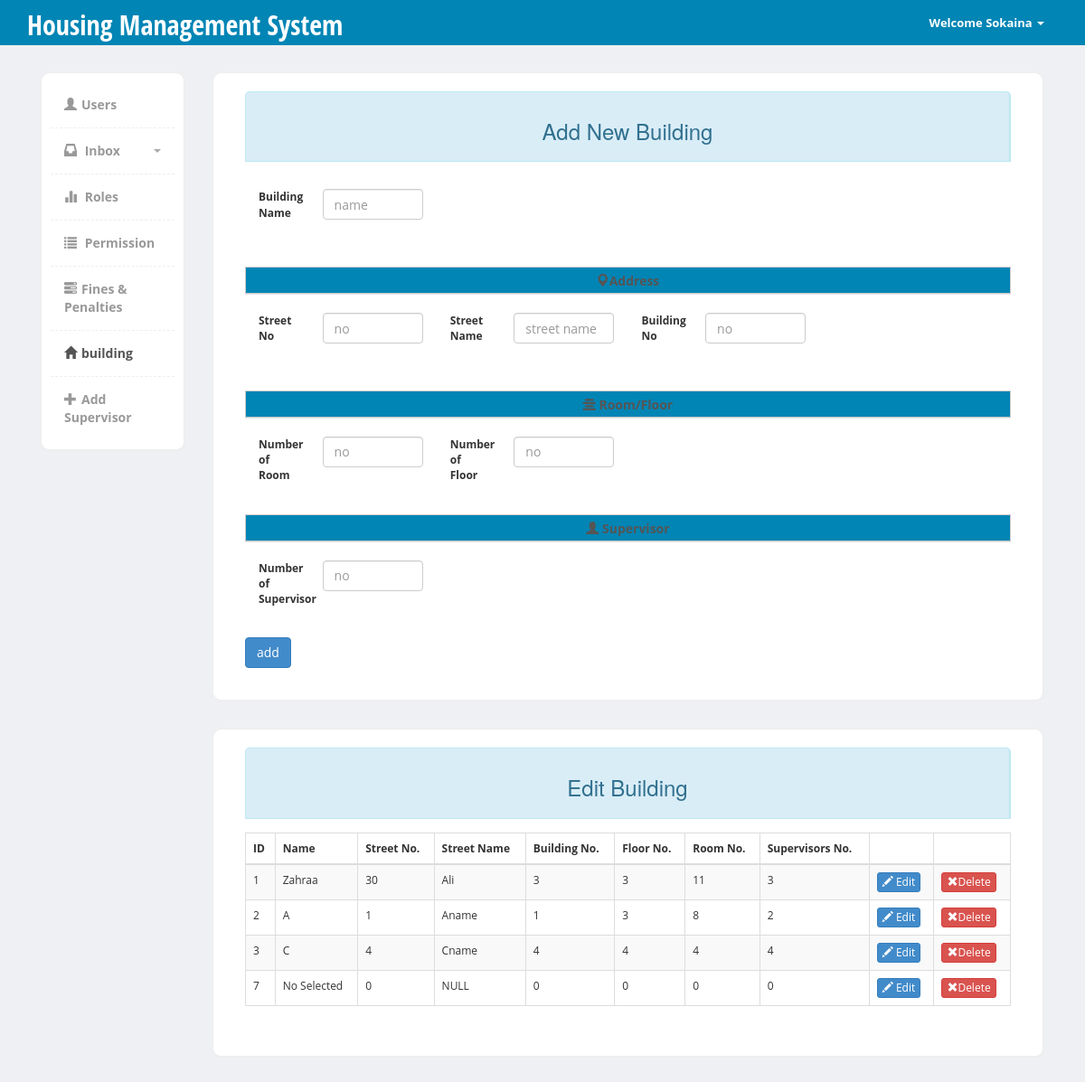
The app's page /sys/HD/body_success_building.php (signed in) with its own data.
### tables this page shows
CREATE TABLE IF NOT EXISTS `building` (
  `b_id` int(3) NOT NULL AUTO_INCREMENT,
  `b_name` varchar(30) NOT NULL,
  `street_no` int(3) NOT NULL,
  `street_name` varchar(30) NOT NULL,
  `building_no` int(3) NOT NULL,
  `floor_no` int(3) NOT NULL,
  `room_no` int(3) NOT NULL,
  `sup_no` int(3) NOT NULL,
  PRIMARY KEY (`b_id`)
);

### sys/HD/body_success_building.php (called while the page is built, shortened)
<?php
include('body/header.inc');
include ('body/b_add_check.inc');
include ('body/footer.inc');
?>

### sys/HD/body/body_building.inc (the view, shortened to what this page needs)
    <link href="https://code.jquery.com/ui/1.10.3/themes/redmond/jquery-ui.css" rel="stylesheet" media="screen">
<div class="page-content">
    	<div class="row">
		  <div class="col-md-2">
		  	<div class="sidebar content-box" style="display: block;">
                <ul class="nav">
                    <li ><a href="users.php"><i class="glyphicon glyphicon-user"></i>Users</a></li>
                     <li class="submenu" >
                           <a href="#">
                            <i class="glyphicon glyphicon-inbox"></i> Inbox
                            <span class="caret pull-right"></span>
                           </a>
                        </li>
                    <li><a href="role.php"><i class="glyphicon glyphicon-stats"></i> Roles</a></li>
                     <li ><a href="permission.php"><i class="glyphicon glyphicon-list"></i> Permission</a></li>
					 <li ><a href="fines_penalties.php"><i class="glyphicon glyphicon-tasks"></i>Fines & Penalties </a></li>
					<li class="current"><a href="building.php"><i class="glyphicon glyphicon-home"></i>building </a></li>
		              <li  ><a href="add_sup.php"><i class="glyphicon glyphicon-plus"></i>Add Supervisor</a></li>
                </ul>
             </div>
		  </div>
		  <div class="col-md-10">
  			<div class="content-box-large">
	     <div class="col-md-12 panel-info">
			  			<div class="content-box-header panel-heading"><p><h3><center>Add New Building </center></h3></p></div></div>
  				<div class="panel-body">
  					<div class="table-responsive">
  					 <form method="post" action="body_success_building.php">
					                  <div class="form-group">
											<label class="col-sm-1 control-label" for="text-field">Building Name</label>
											<div class="col-md-2">
												<input class="form-control" name="b_name"  id="b_name" placeholder="name" type="text" required="">
											</div>
										</div><br/><br/><br/>
										<br/><br/><span style="background-color:#0085b5" class="input-group-addon"><i class="glyphicon glyphicon-map-marker"></i><strong >Address</strong> </span><legend></legend>
										<div class="form-group">
											<label class="col-sm-1 control-label" for="text-field">Street No</label>
											<div class="col-md-2">
												<input class="form-control" name="street_no"  id="street_no" placeholder="no" type="number" min="0" required="">
											</div>
										</div>
                                  <div class="form-group">
											<label class="col-sm-1 control-label" for="text-field">Street Name</label>
											<div class="col-md-2">
												<input class="form-control" name="street_name"  id="street_name" placeholder="street name" type="text" required="">
											</div>
										</div>
                                    <div class="form-group">
											<label class="col-sm-1 control-label" for="text-field">Building No</label>
											<div class="col-md-2">
												<input class="form-control" name="building_no"  id="building_no" placeholder="no" type="number" min="0" required="">
											</div>
										</div>
										<br/><br/><br/>
                                       <br/><br/> <span style="background-color:#0085b5" class="input-group-addon"><i class="glyphicon glyphicon-align-center"></i><strong> Room/Floor</strong></span><legend></legend>
										<label class="col-sm-1 control-label" for="text-field">Number of Room</label>
											<div class="col-md-2">
												<input class="form-control" name="room_no"  id="room_no" placeholder="no" type="number" min="0" required="">
											</div>
										</div>
										<label class="col-sm-1 control-label" for="text-field">Number of Floor</label>
											<div class="col-md-2">
												<input class="form-control" name="floor_no"  id="floor_no" placeholder="no" type="number" min="0" required="">
											</div><br/><br/><br/>
		             								<br/><br/> <span style="background-color:#0085b5" class="input-group-addon"><i class="glyphicon glyphicon-user"></i><strong> Supervisor</strong></span><legend></legend>
										<label class="col-sm-1 control-label" for="text-field">Number of Supervisor</label>
											<div class="col-md-2">
												<input class="form-control" name="sup_no"  id="sup_no" placeholder="no" type="number" min="0" required="">
											</div>
			  					<br/><br/>
					<br/><br/><br/>
					<input name="user_submit" id="user_submit" type="submit" value="add" class="btn btn-primary"/>
					</div>
  			             </div>
						 	<div class="content-box-large">
	     <div class="col-md-12 panel-info">
			  			<div class="content-box-header panel-heading"><p><h3><center>Edit Building </center></h3></p></div></div>
  				<div class="panel-body">
  					<div class="table-responsive">
  					<form method="post" action="body_success_edit_building.php">
					<table cellpadding="0" cellspacing="0" border="0" class="table table-striped table-bordered" id="example">
						 <thead>
							<tr>
							    <th>ID</th>
								<th>Name</th>
								<th>Street No.</th>
								<th>Street Name</th>
								<th>Building No.</th>
								<th>Floor No.</th>
								<th>Room No.</th>
								 <th>Supervisors No.</th>
								 <th></th>
								  <th></th>
							</tr>
						</thead>
						<tbody>
							<?php
								$result =  $mysqli->query("SELECT * FROM building ");
						       while ( $row = mysqli_fetch_assoc($result) )
                                {
								$v=$row['b_id'];
                                     echo " <tr> ";
								     echo "	<td>
										<label>
										<input type=\"hidden\" name=b id=b value=";echo $row['b_id'].">
										</label>".$row['b_id']."</td> ";
						            echo "<td>".$row['b_name']."</td>";
								    echo "<td>".$row['street_no']."</td>";
									echo "<td>".$row['street_name']."</td>";
									echo "<td>".$row['building_no']."</td>";
									echo "<td>".$row['floor_no']."</td>";
								     echo "<td>".$row['room_no']."</td>";
									  echo "<td>".$row['sup_no']."</td>";
									 echo "<td><button  class=\"btn btn-primary btn-xs\" type=\"submit\" name=editeb[] id=editeb[]  value=$v><i class=\"glyphicon glyphicon-pencil\"></i> Edit </button></td>";
									?><form class="form-inline" role="form" action="buildingdelete.php" method="post" id="Form" ><?php
									echo "<td><button  class=\"btn btn-danger btn-xs\" type=\"submit\" name=deleteb[] id=deleteb[]  value=$v ><i class=\"glyphicon glyphicon-remove\"></i>Delete</button></td>";
								   	?></form><?php
								    echo "</tr>";
								}
								?>
					</tbody>
					</table>
							   	</form>
					</div>
  			             </div>
						  </div>

### sys/HD/css/styles.css (style rules this page uses)
body { font-family: 'Open Sans', sans-serif; background-color: #f7f7f7; position: relative; margin: 0px; font-size: 12px; padding: 0px; }
.page-content > .row { margin-left: 0px !important; margin-right: 0px !important; margin-top: 30px; }
.content-box, .content-box-large { margin-bottom:30px; background:#fff; border-radius:10px; padding:10px; border-left:1px solid #eee; border-top:1px solid #eee; border-right:2px solid #eee; border-bottom:2px solid #eee; }
.content-box-large { padding: 20px; }
.content-box-header { min-height: 40px; font-size: 16px; background:#f5f5f5; border-top-left-radius:5px; border-top-right-radius:5px; padding:10px; border-left:1px solid #eee; border-top:1px solid #eee; border-right:2px solid #eee; }
.content-box-header:after { clear:both; }
.sidebar ul.nav, .sidebar ul.nav ul { list-style: none; padding: 0px; margin: 0px; }
.sidebar .nav > li { margin: 0; border-bottom:1px dashed #eee; }
.sidebar .nav > li:last-child { border-bottom:0px; }
.sidebar .nav > li > a { font-size: 14px; line-height: 20px; padding: 15px 15px; color: #999; display: block; font-weight:bold; background:none; text-decoration: none; border-top:0px; font-weight:bold; }
.sidebar .nav > li > a > i { margin-right:5px; }
.sidebar .nav li a:hover, .sidebar .nav li.current > a { background: #fff; color: #555; border-bottom:0px; }
.sidebar .nav a .caret { float: right; width: 0; height: 0; display: inline-block; vertical-align: top; border-top: 4px solid #aaa; border-right: 4px solid transparent; border-left: 4px solid transparent; content: ""; margin-top: 8px; margin-left: 2px; }
body { background-color: #eff0f3; }
.panel-body { clear:both; }

### records on screen
building: b_id "1", b_name "Zahraa", street_no "30", street_name "Ali", building_no "3", floor_no "3", room_no "11", sup_no "3"
building: b_id "2", b_name "A", street_no "1", street_name "Aname", building_no "1", floor_no "3", room_no "8", sup_no "2"
building: b_id "3", b_name "C", street_no "4", street_name "Cname", building_no "4", floor_no "4", room_no "4", sup_no "4"
building: b_id "7", b_name "No Selected", street_no "0", street_name "NULL", building_no "0", floor_no "0", room_no "0", sup_no "0"

### other values on screen
$userName "Sokaina"
